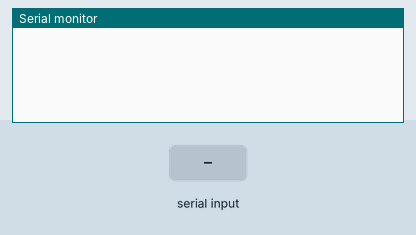
A sketch run on a simulated Arduino Uno, built with avr-gcc and run on an emulated ATmega328P. On the bench: the last lines printed to the serial monitor. The inputs (shaded band) are chosen by the test bench.

Above: at 1.2 s.
1.3 s: "90,45\n" received over Serial
At 2.5 s:
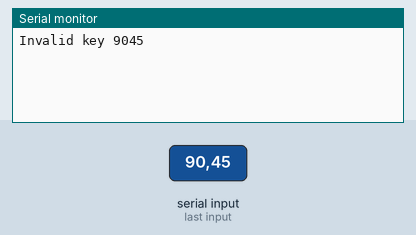
2.8 s: "5\n" received over Serial
At 3.5 s:
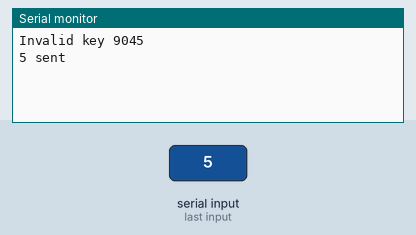

Measured:
- after the input at 1.3 s, the serial monitor: prints a new line at once (image 1)
- after the input at 2.8 s, the serial monitor: prints a new line after 0.32 s (image 2)

The sketch:

remote_ir.ino
```cpp
#include <Arduino.h>
#include <IRremote.h>

//Portta Switcher 2 ports
#define KEY_2_1 0xFFBA45
#define KEY_2_2 0xFF38C7

//Portta Switcher 4 ports
#define KEY_4_1 0x1FE40BF
#define KEY_4_2 0x1FE20DF
#define KEY_4_3 0x1FEA05F
#define KEY_4_4 0x1FE609F

#define KEYS_NUM 6 //damn C

IRsend irsend;

unsigned long keys[] = { KEY_2_1, KEY_2_2, KEY_4_1, KEY_4_2, KEY_4_3, KEY_4_4 };
int keyToSend = 0; // key read from serial to send
String inString = "";

void setup() {
	Serial.begin(115200);
}

void loop() {
	if (Serial.available() > 0) {
		int inChar = Serial.read();
		if (isDigit(inChar)) {
			inString += (char)inChar;
		}
		if (inChar == '\n') {
			keyToSend = inString.toInt() - 1;

			if (keyToSend < 0 || keyToSend >= KEYS_NUM) {
				Serial.print("Invalid key ");
				Serial.println(inString);
			} else {
				sendIR(keys[keyToSend]);
				Serial.print(inString);
				Serial.println(" sent");
			}

			inString = "";
		}
	}
}

void sendIR(unsigned long key) {
	for (int i = 0; i < 3; i++) {
		irsend.sendNEC(key, 32);
		delay(40);
	}
}
```
